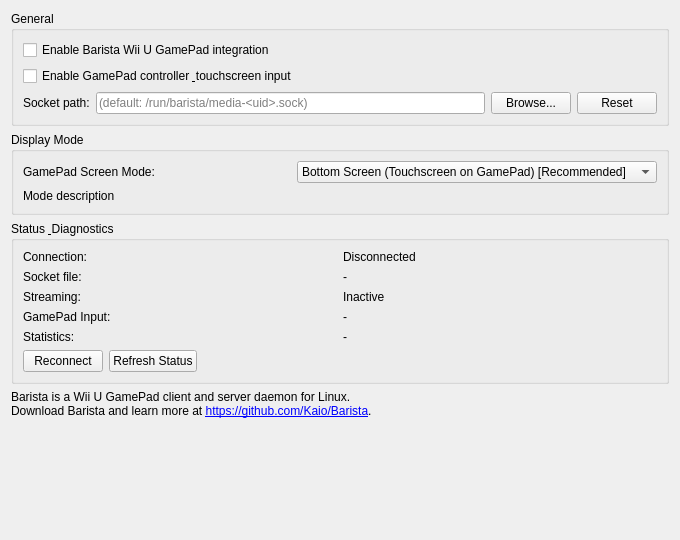
<?xml version="1.0" encoding="UTF-8"?>
<ui version="4.0">
 <class>ConfigureBarista</class>
 <widget class="QWidget" name="ConfigureBarista">
  <property name="geometry">
   <rect>
    <x>0</x>
    <y>0</y>
    <width>680</width>
    <height>540</height>
   </rect>
  </property>
  <layout class="QVBoxLayout" name="verticalLayout">
   <item>
    <widget class="QGroupBox" name="group_general">
     <property name="title">
      <string>General</string>
     </property>
     <layout class="QVBoxLayout" name="verticalLayout_general">
      <item>
       <widget class="QCheckBox" name="checkbox_enabled">
        <property name="text">
         <string>Enable Barista Wii U GamePad integration</string>
        </property>
       </widget>
      </item>
      <item>
       <widget class="QCheckBox" name="checkbox_input">
        <property name="text">
         <string>Enable GamePad controller &amp; touchscreen input</string>
        </property>
       </widget>
      </item>
      <item>
       <layout class="QHBoxLayout" name="layout_socket">
        <item>
         <widget class="QLabel" name="label_socket">
          <property name="text">
           <string>Socket path:</string>
          </property>
         </widget>
        </item>
        <item>
         <widget class="QLineEdit" name="edit_socket_path">
          <property name="placeholderText">
           <string>(default: /run/barista/media-&lt;uid&gt;.sock)</string>
          </property>
         </widget>
        </item>
        <item>
         <widget class="QPushButton" name="button_browse_socket">
          <property name="text">
           <string>Browse...</string>
          </property>
         </widget>
        </item>
        <item>
         <widget class="QPushButton" name="button_reset_socket">
          <property name="text">
           <string>Reset</string>
          </property>
         </widget>
        </item>
       </layout>
      </item>
     </layout>
    </widget>
   </item>
   <item>
    <widget class="QGroupBox" name="group_display">
     <property name="title">
      <string>Display Mode</string>
     </property>
     <layout class="QVBoxLayout" name="verticalLayout_display">
      <item>
       <layout class="QHBoxLayout" name="layout_mode">
        <item>
         <widget class="QLabel" name="label_mode">
          <property name="text">
           <string>GamePad Screen Mode:</string>
          </property>
         </widget>
        </item>
        <item>
         <widget class="QComboBox" name="combo_screen_mode">
          <item>
           <property name="text">
            <string>Bottom Screen (Touchscreen on GamePad) [Recommended]</string>
           </property>
          </item>
          <item>
           <property name="text">
            <string>Top Screen</string>
           </property>
          </item>
          <item>
           <property name="text">
            <string>Both Screens (Side by Side)</string>
           </property>
          </item>
          <item>
           <property name="text">
            <string>Both Screens (Top / Bottom)</string>
           </property>
          </item>
         </widget>
        </item>
       </layout>
      </item>
      <item>
       <widget class="QLabel" name="label_screen_mode_desc">
        <property name="text">
         <string>Mode description</string>
        </property>
        <property name="wordWrap">
         <bool>true</bool>
        </property>
       </widget>
      </item>
     </layout>
    </widget>
   </item>
   <item>
    <widget class="QGroupBox" name="group_status">
     <property name="title">
      <string>Status &amp; Diagnostics</string>
     </property>
     <layout class="QVBoxLayout" name="verticalLayout_status">
      <item>
       <layout class="QGridLayout" name="gridLayout_status">
        <item row="0" column="0">
         <widget class="QLabel" name="label_conn_title">
          <property name="text">
           <string>Connection:</string>
          </property>
         </widget>
        </item>
        <item row="0" column="1">
         <widget class="QLabel" name="label_status_conn">
          <property name="text">
           <string>Disconnected</string>
          </property>
         </widget>
        </item>
        <item row="1" column="0">
         <widget class="QLabel" name="label_sock_title">
          <property name="text">
           <string>Socket file:</string>
          </property>
         </widget>
        </item>
        <item row="1" column="1">
         <widget class="QLabel" name="label_status_sock">
          <property name="text">
           <string>-</string>
          </property>
         </widget>
        </item>
        <item row="2" column="0">
         <widget class="QLabel" name="label_stream_title">
          <property name="text">
           <string>Streaming:</string>
          </property>
         </widget>
        </item>
        <item row="2" column="1">
         <widget class="QLabel" name="label_status_stream">
          <property name="text">
           <string>Inactive</string>
          </property>
         </widget>
        </item>
        <item row="3" column="0">
         <widget class="QLabel" name="label_input_title">
          <property name="text">
           <string>GamePad Input:</string>
          </property>
         </widget>
        </item>
        <item row="3" column="1">
         <widget class="QLabel" name="label_status_input">
          <property name="text">
           <string>-</string>
          </property>
         </widget>
        </item>
        <item row="4" column="0">
         <widget class="QLabel" name="label_stats_title">
          <property name="text">
           <string>Statistics:</string>
          </property>
         </widget>
        </item>
        <item row="4" column="1">
         <widget class="QLabel" name="label_status_stats">
          <property name="text">
           <string>-</string>
          </property>
         </widget>
        </item>
       </layout>
      </item>
      <item>
       <layout class="QHBoxLayout" name="layout_status_buttons">
        <item>
         <widget class="QPushButton" name="button_reconnect">
          <property name="text">
           <string>Reconnect</string>
          </property>
         </widget>
        </item>
        <item>
         <widget class="QPushButton" name="button_refresh">
          <property name="text">
           <string>Refresh Status</string>
          </property>
         </widget>
        </item>
        <item>
         <spacer name="horizontalSpacer">
          <property name="orientation">
           <enum>Qt::Horizontal</enum>
          </property>
          <property name="sizeHint" stdset="0">
           <size>
            <width>40</width>
            <height>20</height>
           </size>
          </property>
         </spacer>
        </item>
       </layout>
      </item>
     </layout>
    </widget>
   </item>
   <item>
    <widget class="QLabel" name="label_info">
     <property name="text">
      <string>Barista is a Wii U GamePad client and server daemon for Linux.&lt;br&gt;Download Barista and learn more at &lt;a href=&quot;https://github.com/Kaio/Barista&quot;&gt;https://github.com/Kaio/Barista&lt;/a&gt;.</string>
     </property>
     <property name="wordWrap">
      <bool>true</bool>
     </property>
     <property name="openExternalLinks">
      <bool>true</bool>
     </property>
    </widget>
   </item>
   <item>
    <spacer name="verticalSpacer">
     <property name="orientation">
      <enum>Qt::Vertical</enum>
     </property>
     <property name="sizeHint" stdset="0">
      <size>
       <width>20</width>
       <height>40</height>
      </size>
     </property>
    </spacer>
   </item>
  </layout>
 </widget>
 <resources/>
 <connections/>
</ui>
